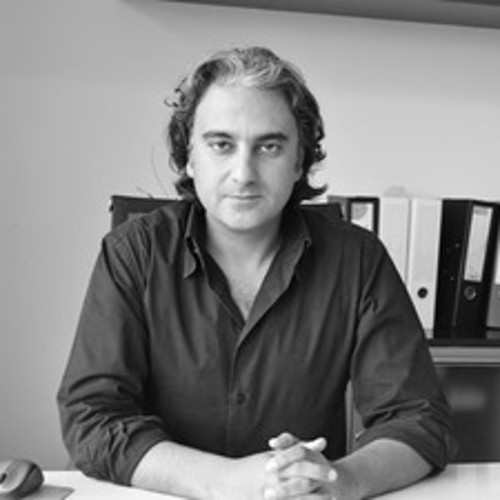
#> input picture mimarlar-thumb/a-sinan-timocin-mimarlab.jpg, 500 x 500 px
$ python -i fetch-archello-images.py   (imports and definitions only)
#> lines starting #> are read from the running program, lines starting #| are printed output that depends on the picture
#> further down, picture is the input picture: PIL image 500x500 RGB; min 0, max 255, mean 127.7
#!/usr/bin/env python3
"""Archello görsellerini tam çözünürlükte indirip webp'e çevirir + teknik çizim metrikleri üretir.

`scripts/scrape-archello-projects.py` çıktısındaki mutlak URL'ler ZATEN query'siz (tam boy).
İndirmede de tarayıcı UA'sı şart — Archello aksi halde 403 döner.

Teknik çizim (plan/kesit/görünüş/aksonometri/pafta) tespiti için her görselden ucuz metrikler
çıkarılır; sınıflandırmanın kendisi değil, YALNIZCA aday listesi üretilir (kesin karar kontakt
sayfası üzerinden gözle verilir — bkz. [[project_archello_import_2026_08_31]]):
  white  : neredeyse beyaz piksel oranı (çizimlerde yüksek)
  sat    : ortalama doygunluk (çizimlerde düşük)
  colors : 32-kovalı renk histogramında baskın olmayan kova oranı

Kullanım:
  python3 scripts/fetch-archello-images.py --manifest <manifest.json> --outdir <dizin>
"""

import argparse
import concurrent.futures
import io
import json
import os
import subprocess

from PIL import Image, ImageStat

UA = ('Mozilla/5.0 (Macintosh; Intel Mac OS X 10_15_7) AppleWebKit/537.36 '
      '(KHTML, like Gecko) Chrome/124.0 Safari/537.36')
MAX_DIM = 2400
QUALITY = 82


# [7 lines left out: function download, not called in this run]


def metrics(im: Image.Image) -> dict:
    small = im.convert('RGB').resize((160, 160))
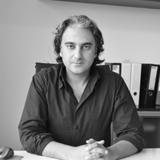
#> small: PIL image 160x160 RGB; min 3, max 255, mean 127.6
    hsv = small.convert('HSV')
#> hsv: PIL image 160x160 HSV; mean H, S, V 0, 0, 127.6
    sat = ImageStat.Stat(hsv.split()[1]).mean[0]
#> sat = 0
    px = list(small.getdata())
#> px = 25600 items
    white = sum(1 for r, g, b in px if r > 235 and g > 235 and b > 235) / len(px)
#> white = 0.00461
    buckets = {}
    for r, g, b in px:
        buckets[(r >> 5, g >> 5, b >> 5)] = buckets.get((r >> 5, g >> 5, b >> 5), 0) + 1
#> this loop made 25600 passes
#> (r, g, b) on passes 1 to 3: (164, 164, 164), (164, 164, 164), (164, 164, 164)
#> after the loop, buckets = {(5, 5, 5): 7318, (4, 4, 4): 1881, (3, 3, 3): 1766, (2, 2, 2): 3194, (1, 1, 1): 5111, (6, 6, 6): 3890, (0, 0, 0): 1653, (7, 7, 7): 787}
    top = max(buckets.values()) / len(px)
#> top = 0.286
    return {'white': round(white, 3), 'sat': round(sat, 1), 'top': round(top, 3),
            'w': im.width, 'h': im.height}


# [49 lines left out: functions handle, main, not called in this run]


# [2 lines not run here, left out]

>>> from PIL import Image
>>> picture = Image.open('../mimarlar-thumb/a-sinan-timocin-mimarlab.jpg')
>>> result = metrics(picture)
#> result = {'white': 0.005, 'sat': 0, 'top': 0.286, 'w': 500, 'h': 500}

$ run again, on mimarlar-thumb/ahmet-erkurtoglu-mimarlab.jpg
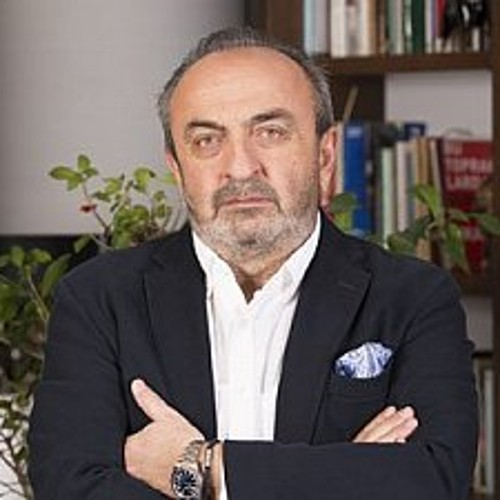
#> input picture mimarlar-thumb/ahmet-erkurtoglu-mimarlab.jpg, 500 x 500 px
#> picture is the input picture: PIL image 500x500 RGB; mean R, G, B 108, 96.9, 92.9
#> in metrics, `small = im.convert('RGB').resize((160, 160))`:
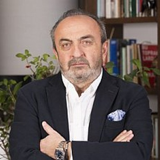
#> small: PIL image 160x160 RGB; mean R, G, B 108, 96.9, 92.9
#> hsv: PIL image 160x160 HSV; mean H, S, V 84.9, 55.5, 111.4
#> sat = 55.55
#> px = 25600 items
#> white = 0.0341
#> the loop in metrics, `for r, g, b in px:` made 25600 passes
#> (r, g, b) on passes 1 to 3: (126, 117, 112), (129, 120, 115), (135, 126, 121)
#> after the loop in metrics, `for r, g, b in px:`: buckets = 93 items
#> top = 0.31
#> result = {'white': 0.034, 'sat': 55.5, 'top': 0.31, 'w': 500, 'h': 500}

$ run again, on mimarlar-thumb/aysel-serbetci-mimarlab.jpg
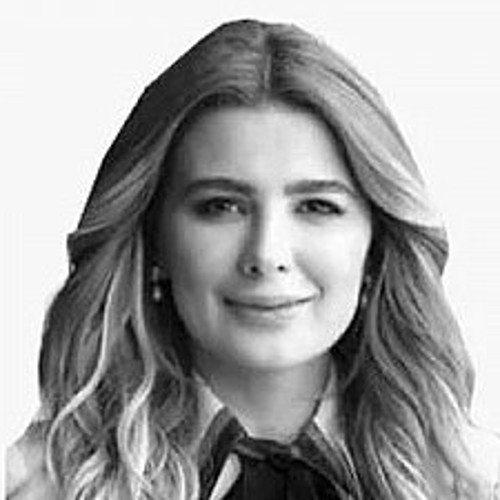
#> input picture mimarlar-thumb/aysel-serbetci-mimarlab.jpg, 500 x 500 px
#> picture is the input picture: PIL image 500x500 RGB; min 0, max 255, mean 160.9
#> in metrics, `small = im.convert('RGB').resize((160, 160))`:
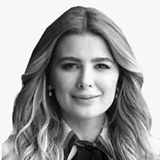
#> small: PIL image 160x160 RGB; min 1, max 255, mean 160.9
#> hsv: PIL image 160x160 HSV; mean H, S, V 0, 0, 160.9
#> sat = 0
#> px = 25600 items
#> white = 0.344
#> the loop in metrics, `for r, g, b in px:` made 25600 passes
#> (r, g, b) on passes 1 to 3: (248, 248, 248), (248, 248, 248), (248, 248, 248)
#> after the loop in metrics, `for r, g, b in px:`: buckets = {(7, 7, 7): 9523, (6, 6, 6): 1776, (5, 5, 5): 2264, (4, 4, 4): 2166, (3, 3, 3): 2807, (2, 2, 2): 2974, (1, 1, 1): 2746, (0, 0, 0): 1344}
#> top = 0.372
#> result = {'white': 0.344, 'sat': 0, 'top': 0.372, 'w': 500, 'h': 500}
